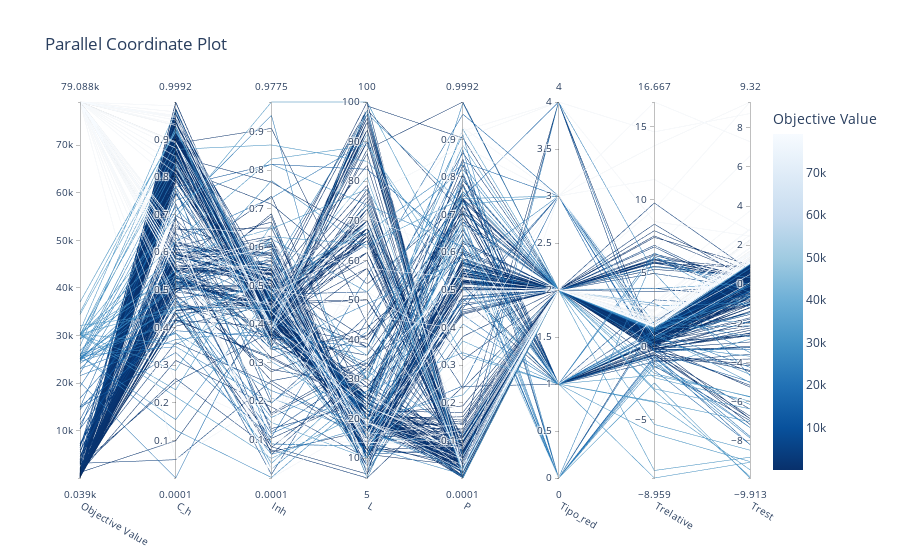

The cell this chart's notebook holds for it:
### Code cell
vis.plot_parallel_coordinate(study)

### Figure 1 — Plotly figure (JSON) as saved in the notebook; plotly's stock layout.template omitted (floating-point values rounded to 4 significant figures; data arrays with more than 128 entries replaced by an {"elided": "..."} marker saying what was removed)
{"data": [{"dimensions": [{"label": "Objective Value", "range": [39.02, 79090.0], "values": {"elided": "363 float values"}}, {"label": "C_h", "range": [0.0001445, 0.9992], "values": {"elided": "363 float values"}}, {"label": "Inh", "range": [7.034e-05, 0.9775], "values": {"elided": "363 float values"}}, {"label": "L", "range": [5, 100], "values": {"elided": "363 int values"}}, {"label": "P", "range": [7.686e-05, 0.9992], "values": {"elided": "363 float values"}}, {"label": "Tipo_red", "range": [0, 4], "values": {"elided": "363 int values"}}, {"label": "Trelative", "range": [-8.959, 16.67], "values": {"elided": "363 float values"}}, {"label": "Trest", "range": [-9.913, 9.32], "values": {"elided": "363 float values"}}], "labelangle": 30, "labelside": "bottom", "line": {"color": {"elided": "363 float values"}, "colorbar": {"title": {"text": "Objective Value"}}, "colorscale": [[0, "rgb(247,251,255)"], [0.125, "rgb(222,235,247)"], [0.25, "rgb(198,219,239)"], [0.375, "rgb(158,202,225)"], [0.5, "rgb(107,174,214)"], [0.625, "rgb(66,146,198)"], [0.75, "rgb(33,113,181)"], [0.875, "rgb(8,81,156)"], [1, "rgb(8,48,107)"]], "reversescale": true, "showscale": true}, "type": "parcoords"}], "layout": {"title": {"text": "Parallel Coordinate Plot"}}}
